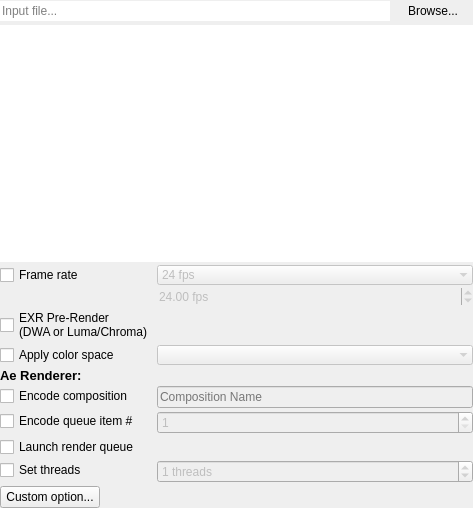
<?xml version="1.0" encoding="UTF-8"?>
<ui version="4.0">
 <class>InputWidget</class>
 <widget class="QWidget" name="InputWidget">
  <property name="geometry">
   <rect>
    <x>0</x>
    <y>0</y>
    <width>473</width>
    <height>508</height>
   </rect>
  </property>
  <property name="windowTitle">
   <string>Form</string>
  </property>
  <layout class="QVBoxLayout" name="verticalLayout_2">
   <property name="spacing">
    <number>3</number>
   </property>
   <property name="leftMargin">
    <number>0</number>
   </property>
   <property name="topMargin">
    <number>0</number>
   </property>
   <property name="rightMargin">
    <number>0</number>
   </property>
   <property name="bottomMargin">
    <number>0</number>
   </property>
   <item>
    <layout class="QHBoxLayout" name="horizontalLayout">
     <property name="spacing">
      <number>3</number>
     </property>
     <item>
      <widget class="QLineEdit" name="inputEdit">
       <property name="text">
        <string/>
       </property>
       <property name="frame">
        <bool>false</bool>
       </property>
       <property name="placeholderText">
        <string>Input file...</string>
       </property>
      </widget>
     </item>
     <item>
      <widget class="QPushButton" name="inputBrowseButton">
       <property name="text">
        <string>Browse...</string>
       </property>
       <property name="flat">
        <bool>true</bool>
       </property>
      </widget>
     </item>
    </layout>
   </item>
   <item>
    <widget class="QScrollArea" name="scrollArea">
     <property name="frameShape">
      <enum>QFrame::NoFrame</enum>
     </property>
     <property name="horizontalScrollBarPolicy">
      <enum>Qt::ScrollBarAlwaysOff</enum>
     </property>
     <property name="widgetResizable">
      <bool>true</bool>
     </property>
     <widget class="QWidget" name="scrollAreaWidgetContents">
      <property name="geometry">
       <rect>
        <x>0</x>
        <y>0</y>
        <width>473</width>
        <height>479</height>
       </rect>
      </property>
      <layout class="QVBoxLayout" name="verticalLayout" stretch="1,0">
       <property name="spacing">
        <number>3</number>
       </property>
       <property name="leftMargin">
        <number>0</number>
       </property>
       <property name="topMargin">
        <number>0</number>
       </property>
       <property name="rightMargin">
        <number>0</number>
       </property>
       <property name="bottomMargin">
        <number>0</number>
       </property>
       <item>
        <widget class="QTextBrowser" name="mediaInfosText">
         <property name="frameShape">
          <enum>QFrame::NoFrame</enum>
         </property>
         <property name="openLinks">
          <bool>false</bool>
         </property>
        </widget>
       </item>
       <item>
        <layout class="QFormLayout" name="customParamsLayout">
         <property name="horizontalSpacing">
          <number>3</number>
         </property>
         <property name="verticalSpacing">
          <number>3</number>
         </property>
         <item row="0" column="1">
          <widget class="QComboBox" name="frameRateBox">
           <property name="enabled">
            <bool>false</bool>
           </property>
           <property name="sizePolicy">
            <sizepolicy hsizetype="Minimum" vsizetype="Fixed">
             <horstretch>0</horstretch>
             <verstretch>0</verstretch>
            </sizepolicy>
           </property>
           <property name="currentIndex">
            <number>5</number>
           </property>
           <property name="frame">
            <bool>false</bool>
           </property>
           <item>
            <property name="text">
             <string>Custom</string>
            </property>
           </item>
           <item>
            <property name="text">
             <string>8 fps</string>
            </property>
           </item>
           <item>
            <property name="text">
             <string>12 fps</string>
            </property>
           </item>
           <item>
            <property name="text">
             <string>15 fps</string>
            </property>
           </item>
           <item>
            <property name="text">
             <string>23.976 fps</string>
            </property>
           </item>
           <item>
            <property name="text">
             <string>24 fps</string>
            </property>
           </item>
           <item>
            <property name="text">
             <string>25 fps</string>
            </property>
           </item>
           <item>
            <property name="text">
             <string>29.97 fps</string>
            </property>
           </item>
           <item>
            <property name="text">
             <string>30 fps</string>
            </property>
           </item>
           <item>
            <property name="text">
             <string>50 fps</string>
            </property>
           </item>
           <item>
            <property name="text">
             <string>59.94 fps</string>
            </property>
           </item>
           <item>
            <property name="text">
             <string>60 fps</string>
            </property>
           </item>
           <item>
            <property name="text">
             <string>120 fps</string>
            </property>
           </item>
          </widget>
         </item>
         <item row="1" column="1">
          <widget class="QDoubleSpinBox" name="frameRateEdit">
           <property name="enabled">
            <bool>false</bool>
           </property>
           <property name="frame">
            <bool>false</bool>
           </property>
           <property name="suffix">
            <string> fps</string>
           </property>
           <property name="minimum">
            <double>1.000000000000000</double>
           </property>
           <property name="value">
            <double>24.000000000000000</double>
           </property>
          </widget>
         </item>
         <item row="9" column="0">
          <widget class="QPushButton" name="addParamButton">
           <property name="minimumSize">
            <size>
             <width>100</width>
             <height>0</height>
            </size>
           </property>
           <property name="maximumSize">
            <size>
             <width>150</width>
             <height>16777215</height>
            </size>
           </property>
           <property name="text">
            <string>Custom option...</string>
           </property>
          </widget>
         </item>
         <item row="0" column="0">
          <widget class="QCheckBox" name="frameRateButton">
           <property name="minimumSize">
            <size>
             <width>100</width>
             <height>0</height>
            </size>
           </property>
           <property name="text">
            <string>Frame rate</string>
           </property>
          </widget>
         </item>
         <item row="3" column="0">
          <widget class="QCheckBox" name="trcButton">
           <property name="minimumSize">
            <size>
             <width>150</width>
             <height>0</height>
            </size>
           </property>
           <property name="text">
            <string>Apply color space</string>
           </property>
          </widget>
         </item>
         <item row="3" column="1">
          <widget class="QComboBox" name="trcBox">
           <property name="enabled">
            <bool>false</bool>
           </property>
           <property name="sizePolicy">
            <sizepolicy hsizetype="Minimum" vsizetype="Fixed">
             <horstretch>0</horstretch>
             <verstretch>0</verstretch>
            </sizepolicy>
           </property>
           <property name="currentIndex">
            <number>-1</number>
           </property>
           <property name="frame">
            <bool>false</bool>
           </property>
          </widget>
         </item>
         <item row="5" column="0">
          <widget class="QCheckBox" name="compButton">
           <property name="minimumSize">
            <size>
             <width>150</width>
             <height>0</height>
            </size>
           </property>
           <property name="toolTip">
            <string>Render and encode a specific compostion.</string>
           </property>
           <property name="text">
            <string>Encode composition</string>
           </property>
          </widget>
         </item>
         <item row="5" column="1">
          <widget class="QLineEdit" name="compEdit">
           <property name="enabled">
            <bool>false</bool>
           </property>
           <property name="placeholderText">
            <string>Composition Name</string>
           </property>
          </widget>
         </item>
         <item row="8" column="0">
          <widget class="QCheckBox" name="threadsButton">
           <property name="minimumSize">
            <size>
             <width>150</width>
             <height>0</height>
            </size>
           </property>
           <property name="toolTip">
            <string>Set the number of threads to use for the rendering process handled by DuME</string>
           </property>
           <property name="text">
            <string>Set threads</string>
           </property>
          </widget>
         </item>
         <item row="8" column="1">
          <widget class="QSpinBox" name="threadsBox">
           <property name="enabled">
            <bool>false</bool>
           </property>
           <property name="toolTip">
            <string/>
           </property>
           <property name="suffix">
            <string> threads</string>
           </property>
           <property name="minimum">
            <number>0</number>
           </property>
           <property name="maximum">
            <number>128</number>
           </property>
           <property name="value">
            <number>1</number>
           </property>
          </widget>
         </item>
         <item row="4" column="0">
          <widget class="QLabel" name="aeLabel">
           <property name="font">
            <font>
             <pointsize>10</pointsize>
             <weight>75</weight>
             <bold>true</bold>
            </font>
           </property>
           <property name="text">
            <string>Ae Renderer:</string>
           </property>
          </widget>
         </item>
         <item row="6" column="0">
          <widget class="QCheckBox" name="rqindexButton">
           <property name="minimumSize">
            <size>
             <width>150</width>
             <height>0</height>
            </size>
           </property>
           <property name="toolTip">
            <string>Render and encode a specific item in the render queue</string>
           </property>
           <property name="text">
            <string>Encode queue item #</string>
           </property>
          </widget>
         </item>
         <item row="6" column="1">
          <widget class="QSpinBox" name="rqindexBox">
           <property name="enabled">
            <bool>false</bool>
           </property>
           <property name="toolTip">
            <string/>
           </property>
           <property name="suffix">
            <string/>
           </property>
           <property name="minimum">
            <number>1</number>
           </property>
           <property name="maximum">
            <number>99</number>
           </property>
           <property name="value">
            <number>1</number>
           </property>
          </widget>
         </item>
         <item row="7" column="0">
          <widget class="QCheckBox" name="aeRenderQueueButton">
           <property name="minimumSize">
            <size>
             <width>150</width>
             <height>0</height>
            </size>
           </property>
           <property name="toolTip">
            <string>Just render the whole render queue, without further encoding.</string>
           </property>
           <property name="text">
            <string>Launch render queue</string>
           </property>
          </widget>
         </item>
         <item row="2" column="0">
          <widget class="QCheckBox" name="exrPreRenderButton">
           <property name="text">
            <string>EXR Pre-Render
(DWA or Luma/Chroma)</string>
           </property>
          </widget>
         </item>
        </layout>
       </item>
      </layout>
     </widget>
    </widget>
   </item>
  </layout>
 </widget>
 <resources/>
 <connections/>
</ui>
